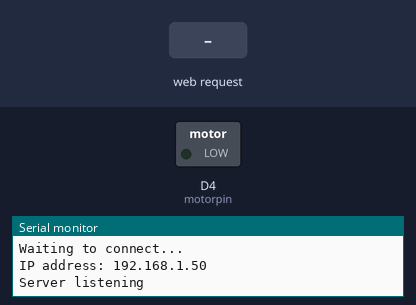
Recording of a sketch running on a simulated ESP8266 (NodeMCU). Shown: switched loads named in the sketch (green lamp = pin HIGH), the last lines printed to the serial monitor. Inputs (shaded band) come from the test bench. WiFi joins after 1.5 s; servers stay silent unless stated.

Above: at 2.7 s.
2.8 s: HTTP request GET /?mode=1 received
At 3.4 s:
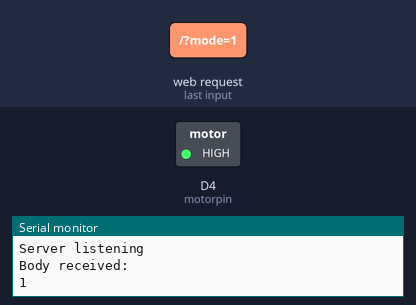
4.3 s: HTTP request GET /?mode=0 received
At 5.7 s:
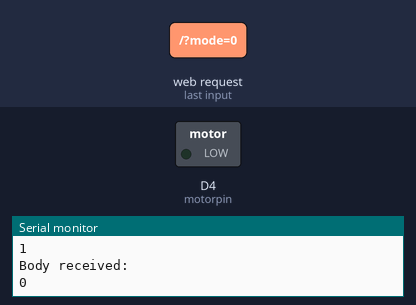
Timing chart, 0 to 7.3 s (numbered marks = the images above; inputs shaded):
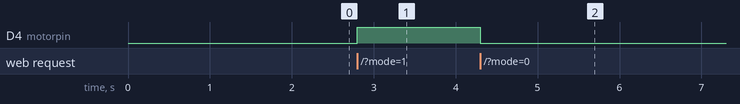

The sketch:

motor.ino
```cpp
#include <ESP8266WiFi.h>
#include <ESP8266WebServer.h>


int motorpin = D4;
 int flag = 0;


ESP8266WebServer server(80);

const char* ssid = "manu";
const char* password =  "ambalathil1234";

IPAddress ip(192, 168, 43, 57); //set static ip
IPAddress gateway(192, 168, 43, 1); //set getteway
IPAddress subnet(255, 255, 255, 0);//set subnet


void setup() {
  pinMode(motorpin, OUTPUT);
  digitalWrite(motorpin, LOW);
  Serial.begin(115200);
  WiFi.begin(ssid, password);  //Connect to the WiFi network

  while (WiFi.status() != WL_CONNECTED) {  //Wait for connection

    delay(500);
    Serial.println("Waiting to connect...");
    // WiFi.config(ip, gateway, subnet);
  }

  Serial.print("IP address: ");
  Serial.println(WiFi.localIP());  //Print the local IP

  server.on("/", handleBody); //Associate the handler function to the path

  server.begin(); //Start the server
  Serial.println("Server listening");

}

void loop() {

  server.handleClient(); //Handling of incoming requests

}

void handleBody() { //Handler for the body path

  if (server.hasArg("mode") == false) { //Check if body received

    server.send(200, "text/plain", "Body not received");
    return;

  }

  String message = "Body received:\n";
  message += server.arg("mode");
  message += "\n";

  if (server.arg("mode") == "1")
  {flag = 1;
    digitalWrite(motorpin, HIGH);
  }
  else
  {flag = 0;
    digitalWrite(motorpin, LOW);
  }
  server.send(200, "text/plain", message);
  Serial.println(message);
}
```

Measured:
- after the input at 2.8 s, D4 (motorpin): LOW → HIGH at once
- after the input at 4.3 s, D4 (motorpin): HIGH → LOW at once
